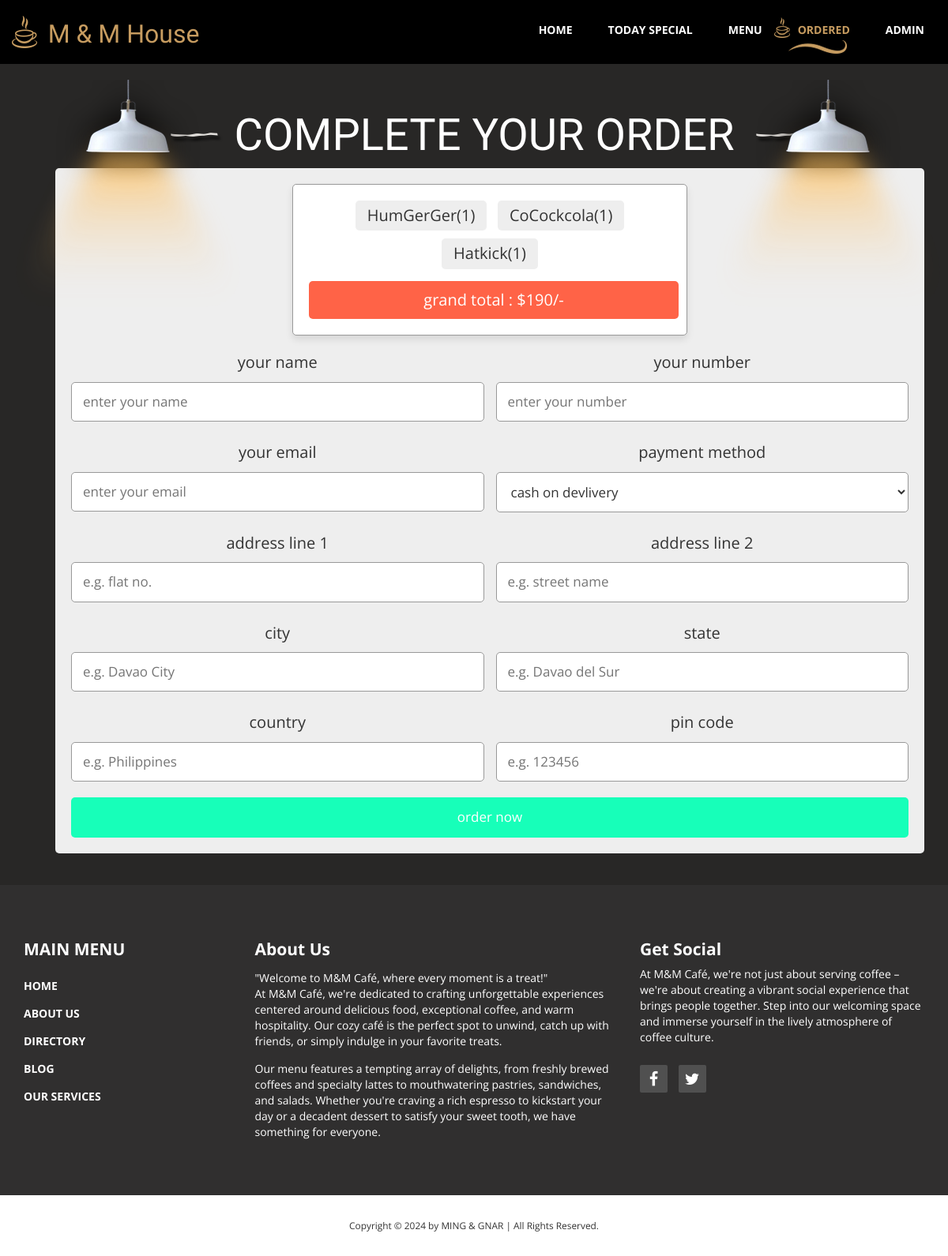
Page /checkout2.php on the committed database.
### tables this page shows
CREATE TABLE `cart` (
  `id` int(255) NOT NULL,
  `name` varchar(255) NOT NULL,
  `price` varchar(255) NOT NULL,
  `image` varchar(255) NOT NULL,
  `quantity` int(255) NOT NULL
);

### checkout2.php (the view, shortened to what this page needs)
<?php
@include 'co.php';
?>
<!DOCTYPE html>
<html lang="en">
<head>
   <link rel="stylesheet" href="https://cdnjs.cloudflare.com/ajax/libs/font-awesome/6.0.0/css/all.min.css">
   <link href="css/bootstrap.min.css" rel="stylesheet">
   <link href="css/font-awesome.min.css" rel="stylesheet">
   <link href="css/templatemo-style.css" rel="stylesheet">
</head>
<body>
<div class="tm-top-header">
      <div class="container">
        <div class="row">
          <div class="tm-top-header-inner">
            <div class="tm-logo-container">
              <img src="img/logo.png" alt="Logo" class="tm-site-logo">
              <h1 class="tm-site-name tm-handwriting-font">M & M House</h1>
            </div>
            <nav class="tm-nav">
              <ul>
                <li><a href="index.php">Home</a></li>
                <li><a href="today-special.php">Today Special</a></li>
                <li><a href="product2.php" >Menu</a></li>
                <li><a href="cart2.php"  class="active">Ordered</a></li>
                <li><a href="admin.php" >Admin</a></li>
              </ul>
            </nav>
          </div>
        </div>
      </div>
    </div>
    <section class="tm-welcome-section">
      <div class="container tm-position-relative">
        <div class="tm-lights-container">
          <img src="img/light.png" alt="Light" class="light light-1">
          <img src="img/light.png" alt="Light" class="light light-3">
        </div>
<div class="container">
<section class="checkout-form">
<h2 class="white-text tm-handwriting-font tm-welcome-header"><img src="img/header-line.png" alt="Line" class="tm-header-line">&nbsp;COMPLETE YOUR ORDER&nbsp;&nbsp;<img src="img/header-line.png" alt="Line" class="tm-header-line"></h2>
   <form action="" method="post">
   <div class="display-order">
      <?php
         $select_cart = mysqli_query($conn, "SELECT * FROM `cart`");
         $total = 0;
         $grand_total = 0;
         if(mysqli_num_rows($select_cart) > 0){
            while($fetch_cart = mysqli_fetch_assoc($select_cart)){
            $total_price = number_format($fetch_cart['price'] * $fetch_cart['quantity']);
            $grand_total = $total += $total_price;
      ?>
      <span><?= $fetch_cart['name']; ?>(<?= $fetch_cart['quantity']; ?>)</span>
      <?php
         }
      }else{
         echo "<div class='display-order'><span>your cart is empty!</span></div>";
      }
      ?>
      <span class="grand-total"> grand total : $<?= $grand_total; ?>/- </span>
   </div>
      <div class="flex">
         <div class="inputBox">
            <span>your name</span>
            <input type="text" placeholder="enter your name" name="name" required>
         </div>
         <div class="inputBox">
            <span>your number</span>
            <input type="number" placeholder="enter your number" name="number" required>
         </div>
         <div class="inputBox">
            <span>your email</span>
            <input type="email" placeholder="enter your email" name="email" required>
         </div>
         <div class="inputBox">
            <span>payment method</span>
            <select name="method">
               <option value="cash on delivery" selected>cash on devlivery</option>
            </select>
         </div>
         <div class="inputBox">
            <span>address line 1</span>
            <input type="text" placeholder="e.g. flat no." name="flat" required>
         </div>
         <div class="inputBox">
            <span>address line 2</span>
            <input type="text" placeholder="e.g. street name" name="street" required>
         </div>
         <div class="inputBox">
            <span>city</span>
            <input type="text" placeholder="e.g. Davao City" name="city" required>
         </div>
         <div class="inputBox">
            <span>state</span>
            <input type="text" placeholder="e.g. Davao del Sur" name="state" required>
         </div>
         <div class="inputBox">
            <span>country</span>
            <input type="text" placeholder="e.g. Philippines" name="country" required>
         </div>
         <div class="inputBox">
            <span>pin code</span>
            <input type="text" placeholder="e.g. 123456" name="pin_code" required>
         </div>
      </div>
      <input type="submit" value="order now" name="order_btn" class="btn">
   </form>
</section>
</div>
</div>
        </section>
        <footer>
      <div class="tm-black-bg">
        <div class="container">
          <div class="row margin-bottom-60">
            <nav class="col-lg-3 col-md-3 tm-footer-nav tm-footer-div">
              <h3 class="tm-footer-div-title">Main Menu</h3>
              <ul>
                <li><a href="index.php">Home</a></li>
                <li><a href="#">About Us</a></li>
                <li><a href="#">Directory</a></li>
                <li><a href="#">Blog</a></li>
                <li><a href="#">Our Services</a></li>
              </ul>
            </nav>
            <div class="col-lg-5 col-md-5 tm-footer-div">
              <h3 class="tm-footer-div-title">About Us</h3>
              <p class="margin-top-15">"Welcome to M&M Café, where every moment is a treat!" <br>
At M&M Café, we're dedicated to crafting unforgettable experiences centered around delicious food, exceptional coffee, and warm hospitality. Our cozy café is the perfect spot to unwind, catch up with friends, or simply indulge in your favorite treats.</p>
              <p class="margin-top-15">Our menu features a tempting array of delights, from freshly brewed coffees and specialty lattes to mouthwatering pastries, sandwiches, and salads. Whether you're craving a rich espresso to kickstart your day or a decadent dessert to satisfy your sweet tooth, we have something for everyone.</p>
            </div>
            <div class="col-lg-4 col-md-4 tm-footer-div">
              <h3 class="tm-footer-div-title">Get Social</h3>
              <p>At M&M Café, we're not just about serving coffee – we're about creating a vibrant social experience that brings people together. Step into our welcoming space and immerse yourself in the lively atmosphere of coffee culture.</p>
              <div class="tm-social-icons-container">
                <a href="https://www.facebook.com/profile.php?id=100092250229820"  target="_blank"facebook class="tm-social-icon"><i class="fa fa-facebook"></i></a>
                <a href="https://x.com/MM4501314372316" target="_blank"twitter class="tm-social-icon"><i class="fa fa-twitter"></i></a>
              </div>
            </div>
          </div>
        </div>
      </div>
      <div>
        <div class="container">
          <div class="row tm-copyright">
           <p class="col-lg-12 small copyright-text text-center">Copyright &copy; 2024 by MING & GNAR | All Rights Reserved.</p>
         </div>
       </div>
     </div>
   </footer>
</body>
</html>

### css/templatemo-style.css (style rules this page uses)
body { overflow-x: hidden; }
ul { margin: 0; padding: 0; }
* { font-family: 'Open Sans', sans-serif; }
.container { max-width: 960px; }
.tm-handwriting-font { font-family: 'Damion', cursive; }
.tm-top-header { background: black; color: white; }
.tm-site-logo, .tm-site-name { vertical-align: bottom; }
.tm-site-name { color: #c79c60; display: inline-block; font-size: 32px; margin: 0 10px; }
.tm-logo-container { padding: 10px 0; }
.tm-nav { display: -webkit-box; display: -webkit-flex; display: -ms-flexbox; display: flex; -webkit-box-align: center; -webkit-align-items: center; -ms-flex-align: center; align-items: center; font-weight: 700; text-transform: uppercase; }
.tm-nav li { list-style: none; float: left; }
.tm-nav li a { color: white; display: inline-block; padding: 15px 15px 20px 30px; -webkit-transition: all 0.3s ease; transition: all 0.3s ease; }
.tm-nav li a:hover, .tm-nav li a:focus, .tm-nav li a.active { color: #c79c60; text-decoration: none; }
.tm-nav li a.active { background: url(../img/logo.png) no-repeat, url(../img/nav-underline.png) no-repeat; background-size: 20px, 74px 17px; background-position: 0% 30%, center bottom; }
.tm-top-header-inner { display: -webkit-box; display: -webkit-flex; display: -ms-flexbox; display: flex; -webkit-box-pack: justify; -webkit-justify-content: space-between; -ms-flex-pack: justify; justify-content: space-between; padding-top: 10px; padding-bottom: 10px; }
.tm-welcome-section { background: #282726; text-align: center; }
.white-text { color: white; }
.tm-welcome-header { font-size: 56px; }
.tm-position-relative { position: relative; }
.tm-lights-container { position: absolute; top: 0; left: 0; display: -webkit-box; display: -webkit-flex; display: -ms-flexbox; display: flex; -webkit-box-pack: justify; -webkit-justify-content: space-between; -ms-flex-pack: justify; justify-content: space-between; width: 100%; }
.tm-black-bg { background-color: #302f2f; color: white; padding-top: 50px; }
.tm-footer-div-title { color: white; font-size: 21px; font-weight: 700; }
.tm-footer-nav { font-weight: 700; text-transform: uppercase; }
.tm-footer-nav ul { list-style: none; }
.tm-footer-nav li { padding: 15px 0 0 0; }
.tm-footer-nav li a { color: white; }
.margin-bottom-60 { margin-bottom: 60px; }
.margin-top-15 { margin-top: 15px; }
.copyright-text { margin-top: 30px; margin-bottom: 30px; }
.tm-social-icon { background-color: #505050; color: white; display: inline-block; font-size: 20px; -webkit-transition: all 0.3s ease; transition: all 0.3s ease; width: 35px; height: 35px; border-radius: 2px; text-align: center; padding-top: 4px; margin-right: 10px; }
.tm-social-icon:last-child { margin-right: 0; }
.tm-social-icons-container { margin-top: 25px; }
:root { --blue:#17ffb9; --red:tomato; --orange:orange; --black:#333; --white:#fff; --bg-color:#eee; --dark-bg:rgba(0,0,0,.7); --box-shadow:0 .5rem 1rem rgba(0,0,0,.1); --border:.1rem solid #999; }
html { font-size: 62.5%; overflow-x: hidden; }
.container { max-width: 1200px; margin:0 auto; }
section { padding:2rem; }
.btn, .option-btn, .delete-btn { display: block; width: 100%; text-align: center; background-color: var(--blue); color:var(--white); font-size: 1.7rem; padding:1.2rem 3rem; border-radius: .5rem; cursor: pointer; margin-top: 1rem; }
.checkout-form form { padding:2rem; border-radius: .5rem; background-color: var(--bg-color); }
.checkout-form form .flex { display: flex; flex-wrap: wrap; gap:1.5rem; }
.checkout-form form .flex .inputBox { flex:1 1 40rem; }
.checkout-form form .flex .inputBox span { font-size: 2rem; color:var(--black); }
.checkout-form form .flex .inputBox input, .checkout-form form .flex .inputBox select { width: 100%; background-color: var(--white); font-size: 1.7rem; color:var(--black); border-radius: .5rem; margin:1rem 0; padding:1.2rem 1.4rem; text-transform: none; border:var(--border); }
.display-order { max-width: 50rem; background-color: var(--white); border-radius: .5rem; text-align: center; padding:1.5rem; margin:0 auto; margin-bottom: 2rem; box-shadow: var(--box-shadow); border:var(--border); }
.display-order span { display: inline-block; border-radius: .5rem; background-color: var(--bg-color); padding:.5rem 1.5rem; font-size: 2rem; color:var(--black); margin:.5rem; }
.display-order span.grand-total { width: 100%; background-color: var(--red); color:var(--white); padding:1rem; margin-top: 1rem; }

### rows in the picture
cart: name "HumGerGer", quantity "1"
cart: name "CoCockcola", quantity "1"
cart: name "Hatkick", quantity "1"

### other values in the picture
$grand_total "190"
